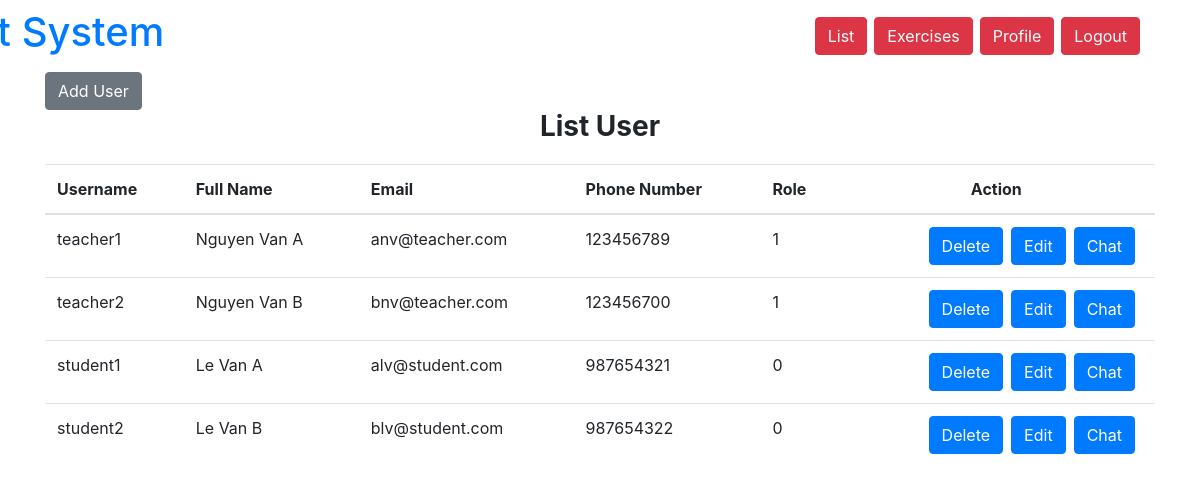
The app's page /user/list.php (signed in) with its own data.
### tables this page shows
CREATE TABLE `user` (
  `ID` int(5) UNSIGNED NOT NULL,
  `username` varchar(20) NOT NULL,
  `password` varchar(20) NOT NULL,
  `fullname` varchar(30) NOT NULL,
  `email` varchar(30) NOT NULL,
  `pnumber` int(20) NOT NULL,
  `role` int(3) NOT NULL
);

### user/list.php (the view, shortened to what this page needs)
<!doctype html>
<html lang="en">
  <head>
    <link rel="stylesheet" href="https://stackpath.bootstrapcdn.com/bootstrap/4.3.1/css/bootstrap.min.css">
  </head>
  <body>
    <?php include 'header.php'; ?>
    <div class = "container">
        <?php if($_SESSION['role'])
            echo '<div class="row">
                <div class="col-md-2">
                    <form action="add.php">
                        <button type="submit" class="btn btn-secondary">Add User</button>
                    </form>
                </div>
            </div>';
        ?>
        <h3><center><b>List User</b></center></h3>
        <div class="row" style="margin-top: 20px">
        <div class="col-sm-12">
            <div class="table-responsive">
                <table class="table">
                    <thead>
                    <tr>
                        <th>Username</th>
                        <th>Full Name</th>
                        <th>Email</th>
                        <th>Phone Number</th>
                        <th>Role</th>
                        <th><center>Action</center></th>
                    </tr>
                    </thead>
                    <tbody>
                    <?php
                    require '../config/connectdb.php';
                    $sql = "SELECT * FROM user";
                    $user = $conn->query($sql);
                    foreach($user as $usr){
                        echo "<tr>";
                        echo"<td>".$usr['username']."</td>";
                        echo"<td>".$usr['fullname']."</td>";
                        echo"<td>".$usr['email']."</td>";
                        echo"<td>".$usr['pnumber']."</td>";
                        echo"<td>".$usr['role']."</td>";
                        echo"<td>";
                        echo "<a href='chat.php?id=".$usr['ID']."'class='btn btn-primary' style='float: right;margin-right: 8px'>Chat</a>";
                        if($_SESSION['role']){
                            echo "<form action='profile.php' style='float: right;margin-right: 8px;' method='post'>
                                             <button type='submit' class='btn btn-primary' value='".$usr['username']."'name='editBtn'>Edit</button>
                                           </form>";
                            echo "<form action='delete.php' style='float: right;margin-right: 8px;' method='post'>
                                        <button type='submit' class='btn btn-primary' value='".$usr['ID']."' name='delete' onclick=\"return confirm('Delete User ".$usr['username']."')\">Delete</button></form>";
                        }
                        echo "</td>";
                        echo "</tr>";
                    }
                        ?>
                    </tbody>
                </table>
    </div>
  </body>
</html>

### user/header.php
<nav class = "navbar navbar-expand-lg static-top">
    <div class = "container">
        <div class = "col-sm-6">
            <h1>
                <a href = "index.php" style="text-decoration: none; margin-left: -300px">Management System</a>
            </h1>
        </div>
        <div class="navbar-collapse col-sm-6">
        <div class="navbar-nav ml-auto">
            <?php if(isset($_SESSION['role']) && $_SESSION['role'] == 1) { ?>
                    <a class="nav-item btn btn-danger" href="list.php" style="margin-right: 7px;">
                        List
                    </a>
            <?php } ?>
            <?php if(isset($_SESSION['username']) || isset($_SESSION['student'])) { ?>
                <a class="nav-item btn btn-danger" href="../user/exercises/index.php" style="margin-right: 7px;">
                        Exercises
                    </a>
                    <a class="nav-item btn btn-danger" href="profile.php" style="margin-right: 7px;">
                        Profile
                    </a>
                    <a class="nav-item btn btn-danger" href="../logout.php">
                        Logout
                    </a>
            <?php } ?>
            </div>
        </div>
    </div>
</nav>

### records on screen
user: username "teacher1", fullname "Nguyen Van A", email "anv@teacher.com", pnumber "123456789", role "1"
user: username "teacher2", fullname "Nguyen Van B", email "bnv@teacher.com", pnumber "123456700", role "1"
user: username "student1", fullname "Le Van A", email "alv@student.com", pnumber "987654321", role "0"
user: username "student2", fullname "Le Van B", email "blv@student.com", pnumber "987654322", role "0"
